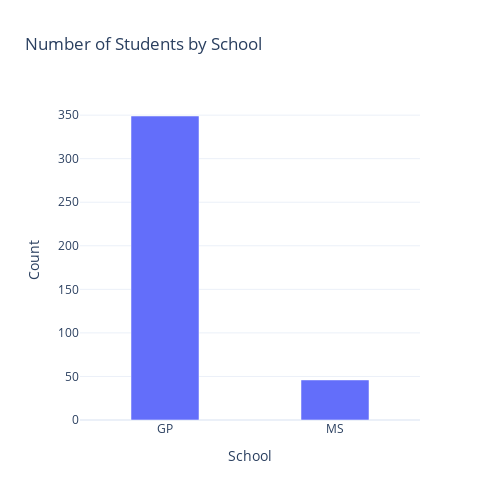

The notebook cell this image was saved under:
### Code cell
fig1 = go.Figure()

fig1.add_trace(go.Bar(
    x = by_school['school'],
    y = by_school['count_school'],
    width = 0.4
))

fig1.update_layout(
    title_text = 'Number of Students by School',
    xaxis_title = 'School',
    yaxis_title = 'Count',
    width = 500,
    height = 500,
    template = 'plotly_white'
)

fig1.show()

### Figure 1 — Plotly figure (JSON) as saved in the notebook; plotly's stock layout.template omitted (floating-point values rounded to 4 significant figures)
{"data": [{"type": "bar", "width": 0.4, "x": ["GP", "MS"], "y": [349, 46]}], "layout": {"height": 500, "title": {"text": "Number of Students by School"}, "width": 500, "xaxis": {"title": {"text": "School"}}, "yaxis": {"title": {"text": "Count"}}}}
